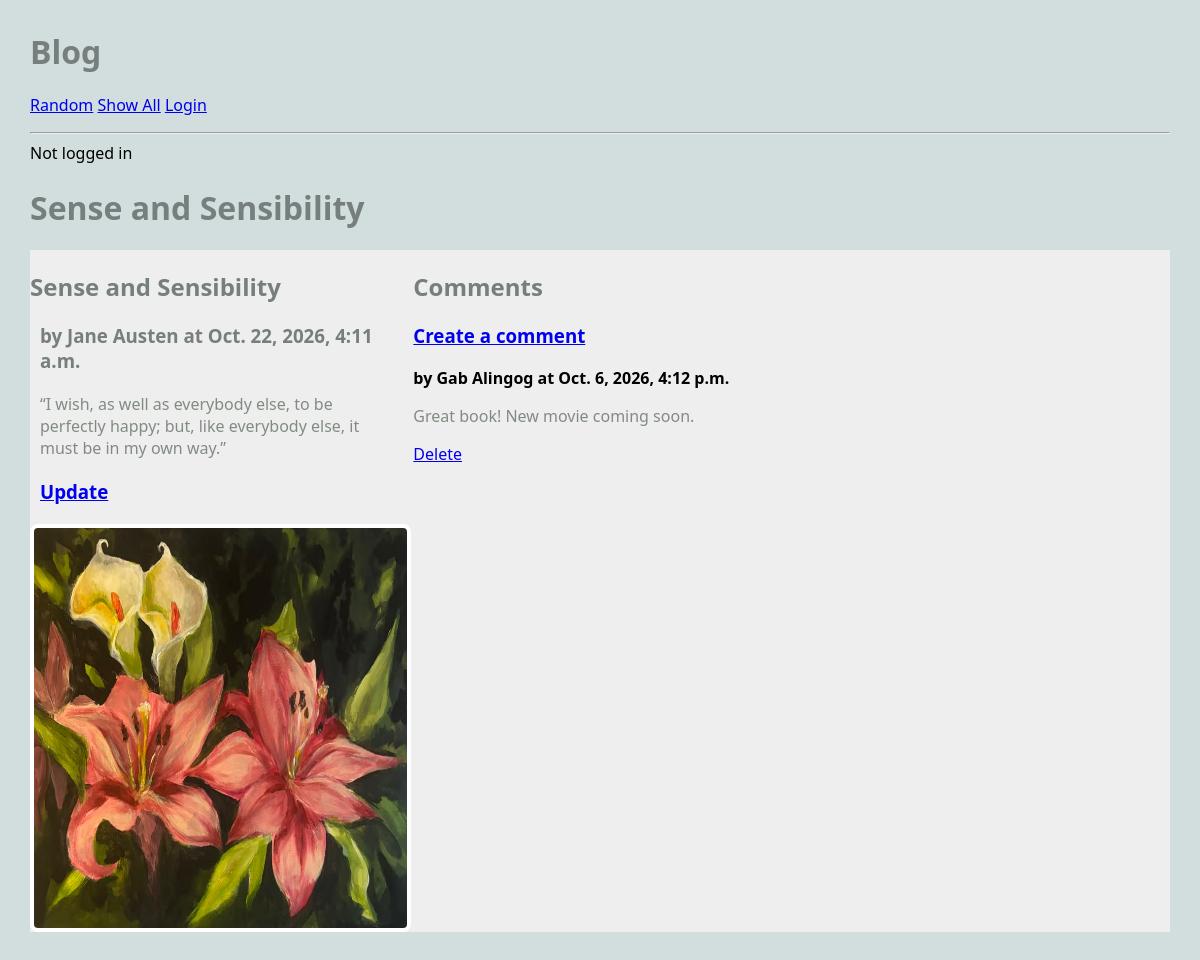
The page /blog/article/6 on the database its author committed.
### blog/models.py (models this page shows, shortened)
class Article(models.Model):
    title = models.TextField(blank=True) # can be empty
    author = models.TextField(blank=True)
    text = models.TextField(blank=True)
    published = models.DateTimeField(auto_now=True) # when it was created
    image_file = models.ImageField(blank=True)
    user = models.ForeignKey(User, on_delete=models.CASCADE)
    def get_all_comments(self):
        comments = Comment.objects.filter(article=self)
        return comments

class Comment(models.Model):
    article = models.ForeignKey(Article, on_delete=models.CASCADE)
    author = models.TextField(blank=False) # already defined
    text = models.TextField(blank=False)
    published = models.DateTimeField(auto_now=True)
    def __str__(self):
        return f'{self.text}'

### blog/views.py (the view)
# urls.py: path('article/<int:pk>', ArticleView.as_view(), name='article'), # show a single article
class ArticleView(DetailView):
    model = Article
    template_name = "blog/article.html"
    context_object_name = 'article' # different

### blog/templates/blog/article.html
{% extends 'blog/base.html' %}
{% block content %}
<h1>{{article.title}}</h1>
<main class="grid-container">
    <article>
		<div>
			<h2>{{article.title}}</h2>
			<h3>by {{article.author}} at {{article.published}}</h3>
			<p>
			{{article.text}}
			</p>
			<h3>
				<a href="{% url 'update_article' article.pk %}">Update</a>
			</h3>
		</div>
		{% if article.image_file %}
		<img src="{{ article.image_file.url }}" alt="picture">
		{% else %}
		<h3>No image</h3>
		{% endif %}
	</article>
	<div>
		<h2>Comments</h2>
		<h3>
			<a href="{% url 'create_comment' article.pk %}">Create a comment</a>
		</h3>
		{% for comment in article.get_all_comments %}
		<div>
			<strong>by {{comment.author}} at {{comment.published}}</strong>
			<p>{{comment.text}}</p>
			<a href="{% url 'delete_comment' comment.pk %}">Delete</a>
		</div>
		{% endfor %}
	</div>
</main>
{% endblock %}

### static/styles-blog.css (style rules this page uses)
body { margin: 30px; background: #d1dedd; font-family:'Segoe UI', Tahoma, Geneva, Verdana, sans-serif; }
img { height: 400px; width: 200px; }
h1, h2, h3 { color: #767f7e; }
p { color: #828b82; }
.grid-container { background: #eee; max-width: 900px; display: grid; grid-template-columns: repeat(3, 1fr); grid-gap: 10px; max-width: 1200px; margin: 20px auto; }
article img, article.featured img { width: 100%; border: 4px solid #fff; border-radius: 8px; }
article p, article h3 { margin: 20px 10px; }

### rows shown on the page
Article: title "Sense and Sensibility", author "Jane Austen", published "Oct. 22, 2026, 4:11 a.m.", text "“I wish, as well as everybody else, to be perfectly happy; but, like everybody else, it must be in my own way.”", image_file (picture)
Comment: author "Gab Alingog", published "Oct. 6, 2026, 4:12 p.m.", text "Great book! New movie coming soon."
